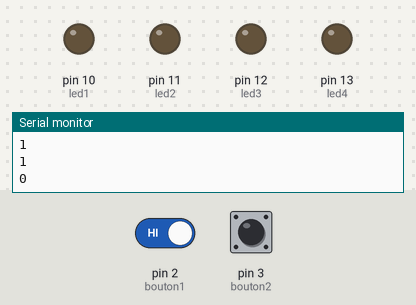
Simulated run of this sketch. Board: Arduino Uno, built with avr-gcc and run on an emulated ATmega328P. Shown: output pins drawn as LEDs (lit = HIGH), the last lines printed to the serial monitor. Inputs (shaded band) come from the test bench; at power-on: pin 2 (bouton1) HIGH, pin 3 (bouton2) HIGH.

Above: at 1.2 s.
1.3 s: pin 2 (bouton1) driven LOW
At 2.6 s:
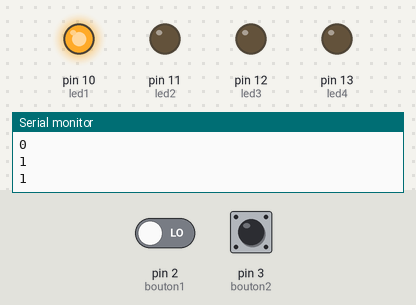
2.9 s: pin 2 (bouton1) driven HIGH
At 4.1 s:
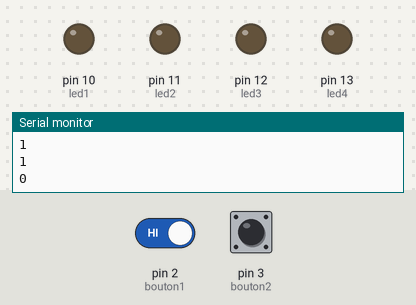
Timing chart, 0 to 5.9 s (numbered marks = the images above; inputs shaded):
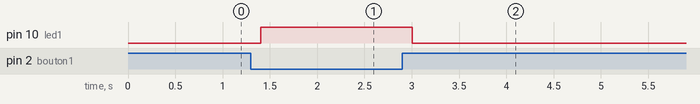

Measured:
- after the input at 1.3 s, pin 10 (led1): LOW → HIGH after 0.10 s
- after the input at 2.9 s, pin 10 (led1): HIGH → LOW after 0.11 s

The sketch:

_2boutons4led.ino
```cpp
int const led1=10;   //creation des variables
int const led2=11;
int const led3=12;
int const led4=13;
int const bouton1=2;
int const bouton2=3;
int BaudCOM1        = 9600;               // Vitesse de communication serie : 9600, etc, 19200, 57600, 19200, 115200.


void setup(){
	pinMode(led1,OUTPUT);    //attribution des entrees sorties
	pinMode(led2,OUTPUT);
	pinMode(led3,OUTPUT);
	pinMode(led4,OUTPUT);
	pinMode(bouton1,INPUT);
	pinMode(bouton2,INPUT);
//	int etatled=0;
//	bool etatbp1=HIGH;
//	bool etatbp2=HIGH;
}
void loop(){
  // 		---		DEBUG	---		//
	Serial.begin(BaudCOM1);						// Initialise la vitesse de connexion série.
	Serial.println(" TEST ...");
	Serial.println(" Setup");
// 		---		DEBUG	---		//

	bool etatbp1=readetatbp1();
	bool etatbp2=readetatbp2();
	int etatled=condition(etatbp1,etatbp2,etatled);
       	affichage(etatled);
       	delay(200); // pour le coup, juste pour avoir le temps de lire les messages Series
}

bool readetatbp1(){                                //lecture etat bouton 1
	bool etatbp1=digitalRead(bouton1);
	// 		---		DEBUG	---		//
	Serial.println(etatbp1);
	// 		---		DEBUG	---		//

	return etatbp1;
}
bool readetatbp2(){
	bool etatbp2=digitalRead(bouton2);            //lecture etat bouton 2
	// 		---		DEBUG	---		//
	Serial.println(etatbp2);
	// 		---		DEBUG	---		//

	return etatbp2;
}
int condition(bool etatbp1,bool etatbp2,int etatled){        //condition, en fonction des bp appuyes, incrementation ou decrementation du nombre de leds

	if (etatbp1==LOW)
{
	etatled++;}
        else if (etatbp2==LOW){
	etatled--;}
	// 		---		DEBUG	---		//
	Serial.println(etatled);
	// 		---		DEBUG	---		//

return etatled;
}
void affichage(int etatled)        //affichage du nombre de leds
{
  if (etatled==0){
	digitalWrite(led1,LOW);
	digitalWrite(led2,LOW);
	digitalWrite(led3,LOW);
	digitalWrite(led4,LOW);
		}

	if (etatled==1){
	digitalWrite(led1,HIGH);
	digitalWrite(led2,LOW);
	digitalWrite(led3,LOW);
	digitalWrite(led4,LOW);
		}

	if (etatled==2){
	digitalWrite(led1,HIGH);
	digitalWrite(led2,HIGH);
	digitalWrite(led3,LOW);
	digitalWrite(led4,LOW);
		}

	if (etatled==3){
	digitalWrite(led1,HIGH);
	digitalWrite(led2,HIGH);
	digitalWrite(led3,HIGH);
	digitalWrite(led4,LOW);
		}

	if (etatled==4){
	digitalWrite(led4,HIGH);
	digitalWrite(led1,HIGH);
	digitalWrite(led2,HIGH);
	digitalWrite(led3,HIGH);
		}

	if (etatled>4){              //si nb de led au dessus de 4 ne pas incrementer
	etatled=4;}
}
```
